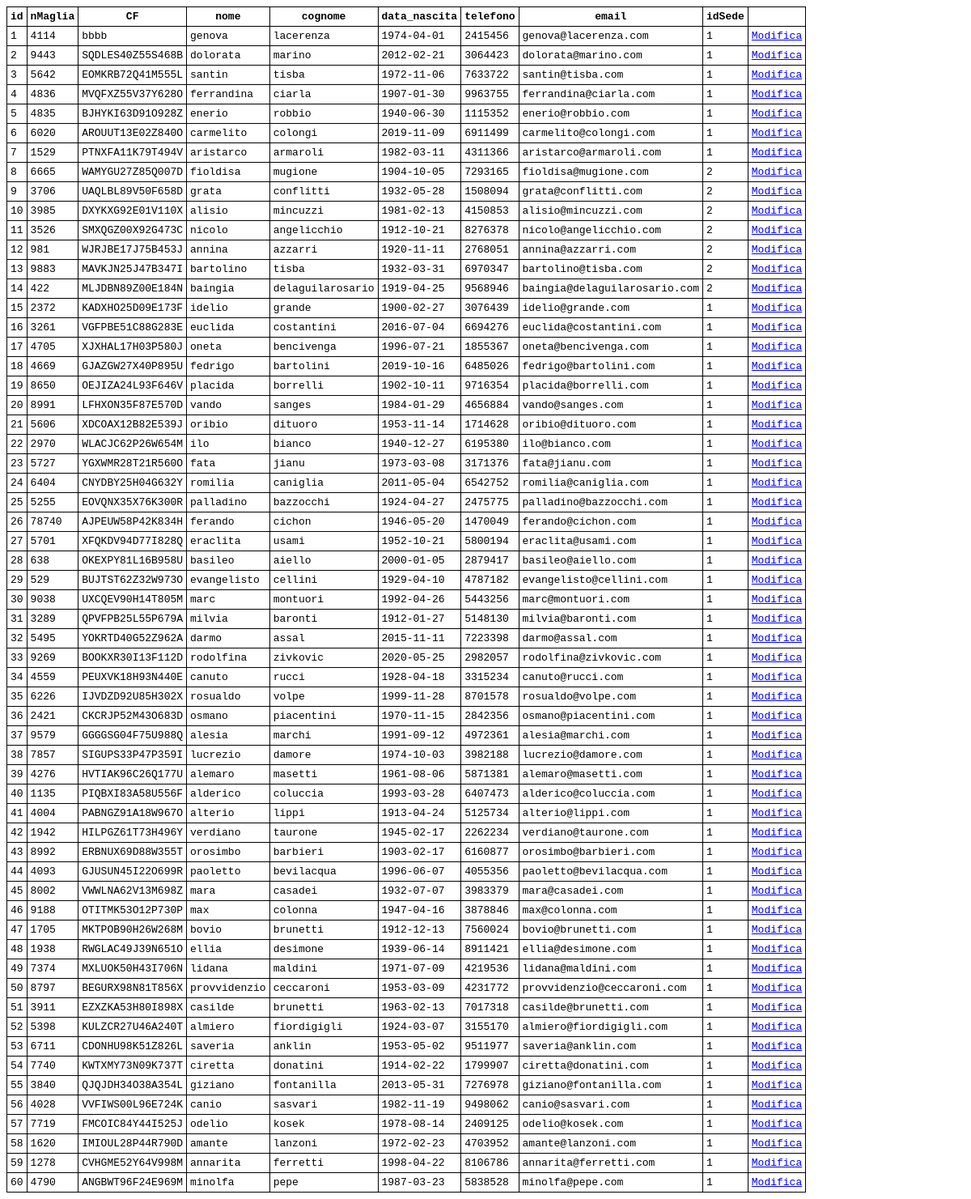
Before: /players with the older database file.
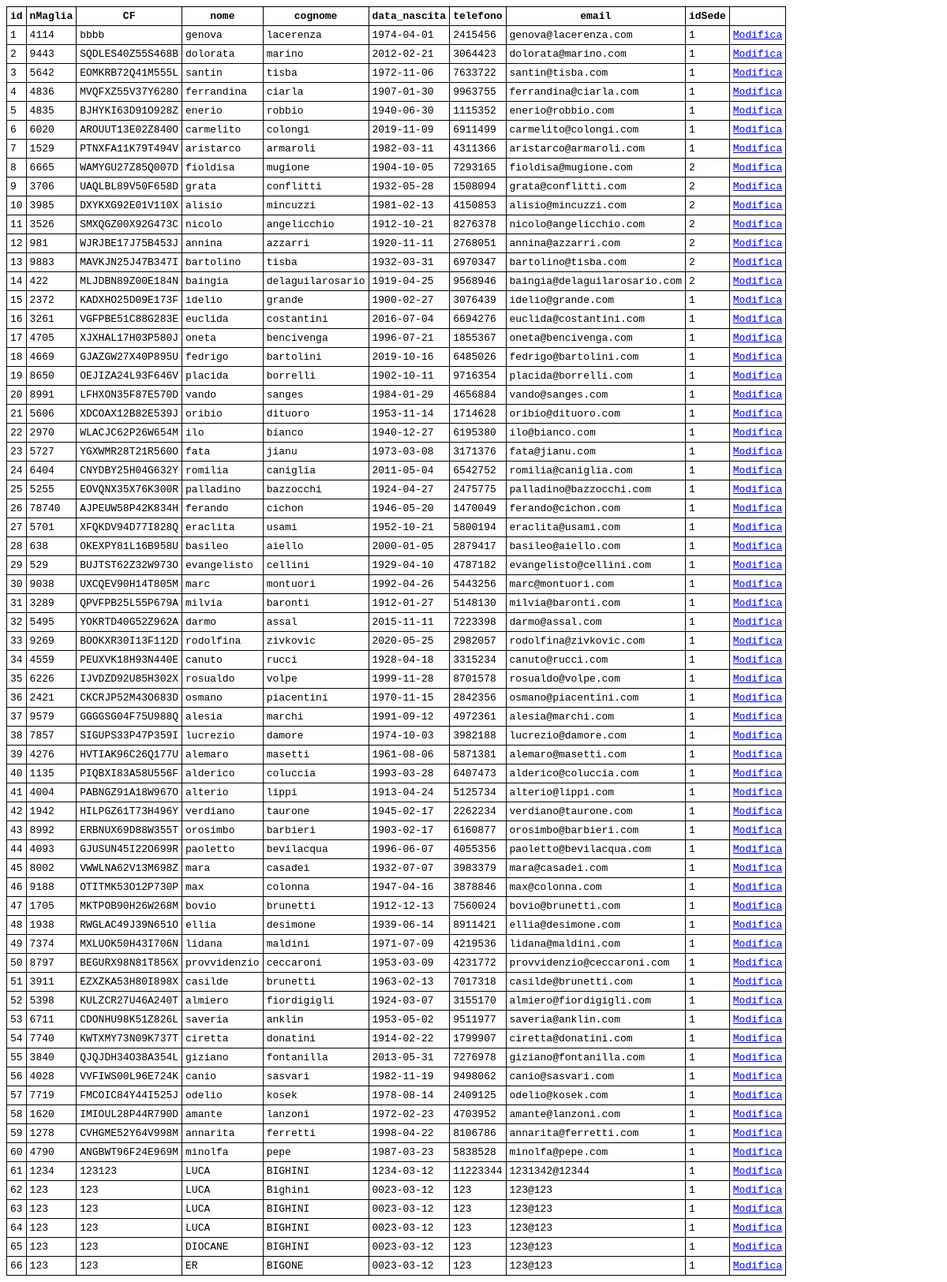
After: the same page with the newer database file.
### tables this page shows
CREATE TABLE GIOCATORE (
     id integer not null,
     nMaglia integer not null,
     CF char(64) not null,
     nome char(64) not null,
     cognome char(128) not null,
     data_nascita date not null,
     telefono integer not null,
     email char(128) not null,
     idSede integer not null,
     constraint ID primary key (id)
     foreign key (idSede) references SEDE);

### app.py (the view)
@app.route('/players')
def players_list():
    db_connection = get_db()
    db_cursor = db_connection.cursor()
    SEDE = None
    QUERY = f'select * from giocatore'
    PAGE_TITLE = 'Giocatori'
    BRANCHES = db_cursor.execute('select id, nome from sede').fetchall()
    if 'sede' in request.args:
        SEDE = str(request.args['sede'])
        if string_is_int(SEDE):
            QUERY = f'select * from giocatore where idSede = { SEDE }'
            nome_sede = db_cursor.execute(f'select nome from sede where id = { SEDE }').fetchone()[0]
            PAGE_TITLE = f'Giocatori - { nome_sede }'
    cols = get_cols(db_cursor, 'giocatore')
    players = db_cursor.execute(QUERY).fetchall()
    return render_template('view-table.html', \
        page_title = PAGE_TITLE, \
        cols = cols, \
        rows = players, \
        show_branch_selector = True, \
        branches = BRANCHES)

### app.py (called while the page is built)
def get_db():
    db = getattr(g, '_database', None)
    if db is None:
        db = g._database = sqlite3.connect('db.db')
    return db

def get_cols(db_cursor, table):
    cols = db_cursor.execute(f'pragma table_info({table})').fetchall()
    cols = [ c[1] for c in cols ]
    return cols

@app.teardown_appcontext
def close_connection(exception):
    db = getattr(g, '_database', None)
    if db is not None:
        db.close()

### templates/view-table.html (shortened to what this page needs)
<!DOCTYPE html>
<html>
<head>
</head>
<body>
<table>
	<thead>
		<tr>
			{% for c in cols %}
				<th>{{ c }}</th>
			{% endfor %}
		</tr>
	</thead>
	<tbody>
		{% for r in rows %}
			<tr>
				{% for val in r %}
					<td>{{ val }}</td>
				{% endfor %}
					<td><a href="/edit?table={{ table }}&id={{ r[0] }}">Modifica</a></td>
			</tr>
		{% endfor %}
	</tbody>
</table>
</body>
</html>

### templates/view-table.html (style rules this page uses)
html { font-family: monospace; }
table, td, th { border: 1px solid black; border-collapse: collapse; padding: 4px; }

Changed rows visible on the page:
added GIOCATORE: r "61" "1", nMaglia "1234", CF "123123", nome "LUCA", cognome "BIGHINI", data_nascita "1234-03-12", telefono "11223344", email "1231342@12344"
added GIOCATORE: r "62" "123" "123" "1", CF "123", nome "LUCA", cognome "Bighini", data_nascita "0023-03-12", email "123@123"
added GIOCATORE: r "63" "123" "123" "1", CF "123", nome "LUCA", cognome "BIGHINI", data_nascita "0023-03-12", email "123@123"
added GIOCATORE: r "64" "123" "123" "1", CF "123", nome "LUCA", cognome "BIGHINI", data_nascita "0023-03-12", email "123@123"
added GIOCATORE: r "65" "123" "123" "1", CF "123", nome "DIOCANE", cognome "BIGHINI", data_nascita "0023-03-12", email "123@123"
added GIOCATORE: r "66" "123" "123" "1", CF "123", nome "ER", cognome "BIGONE", data_nascita "0023-03-12", email "123@123"
